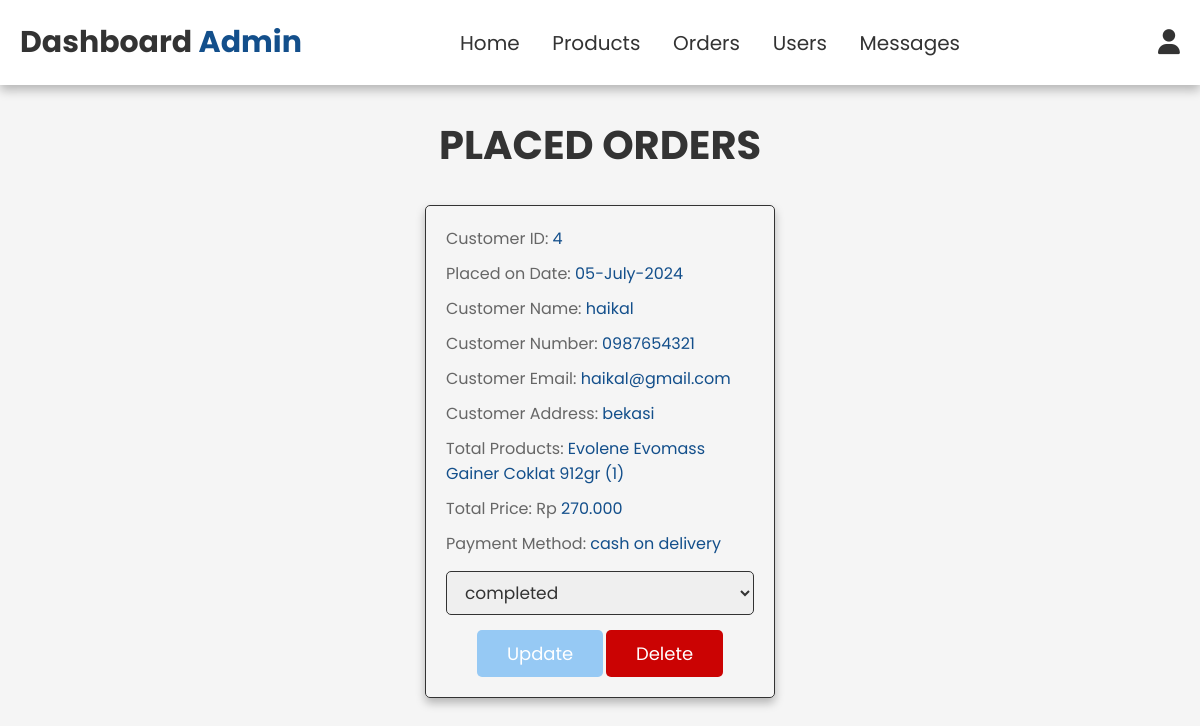
The app's page /admin/admin_orders.php (signed in), older data.
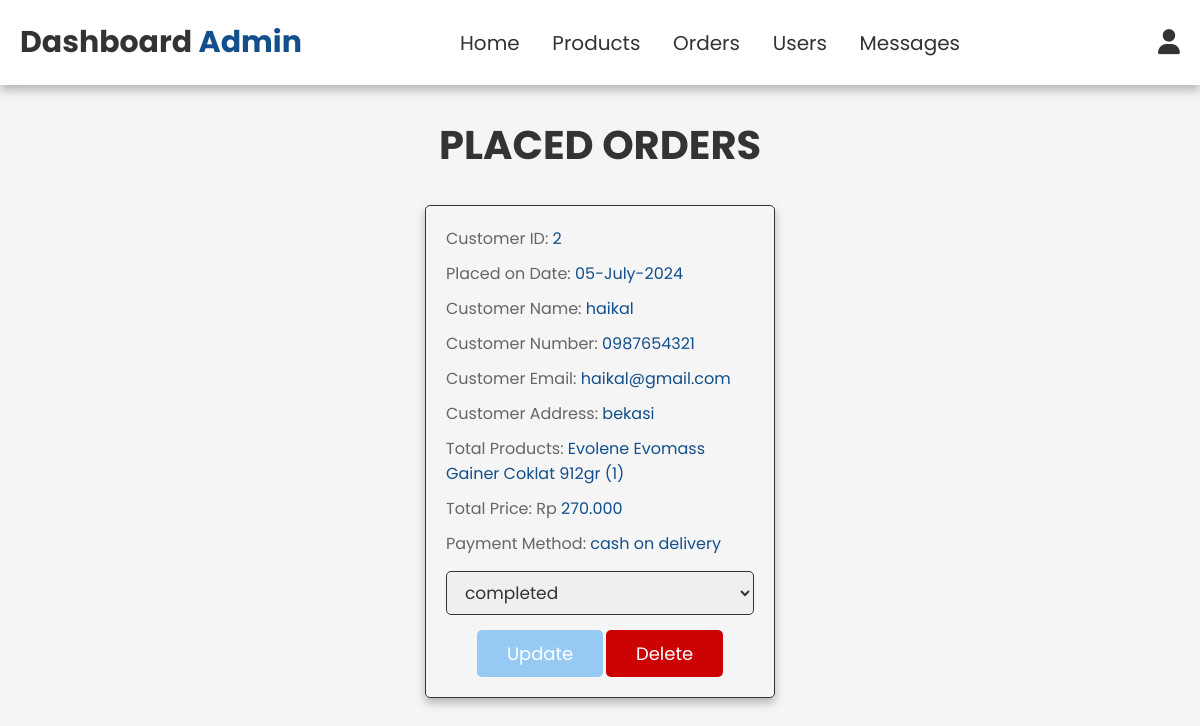
The same page, newer data.
### tables this page shows
CREATE TABLE `orders` (
  `id` int(5) NOT NULL,
  `customer_id` int(10) NOT NULL,
  `name` varchar(25) NOT NULL,
  `number` varchar(14) NOT NULL,
  `email` varchar(30) NOT NULL,
  `method` varchar(35) NOT NULL,
  `address` varchar(50) NOT NULL,
  `total_products` varchar(1000) NOT NULL,
  `total_price` int(200) NOT NULL,
  `placed_on_date` varchar(50) NOT NULL,
  `payment_status` varchar(20) NOT NULL DEFAULT 'pending'
);

### admin/admin_orders.php (the view, shortened to what this page needs)
<?php
    include_once('../config/config.php');
?>
<!DOCTYPE html>
<html lang="en">
    <head>
        <link rel="stylesheet" href="https://cdnjs.cloudflare.com/ajax/libs/font-awesome/6.5.2/css/all.min.css">
        <link rel="stylesheet" href="../css/admin_style.css?v=<?php echo time(); ?>">
    </head>
    <body>
    <?php include './admin_header.php'; ?>
    <section class="placed-orders">
        <h1 class="title">placed orders</h1>
            <div class="box-container">
                <?php
                $sql_select_orders = mysqli_query($conn, "SELECT * FROM orders") or die('Query Failed');
                if(mysqli_num_rows($sql_select_orders) > 0){
                    while($fetch_orders = mysqli_fetch_assoc($sql_select_orders)){
                ?>
                <div class="box">
                    <p>Customer ID: <span><?php echo $fetch_orders['customer_id'] ?></span></p>
                    <p>Placed on Date: <span><?php echo $fetch_orders['placed_on_date'] ?></span></p>
                    <p>Customer Name: <span><?php echo $fetch_orders['name'] ?></span></p>
                    <p>Customer Number: <span><?php echo $fetch_orders['number'] ?></span></p>
                    <p>Customer Email: <span><?php echo $fetch_orders['email'] ?></span></p>
                    <p>Customer Address: <span><?php echo $fetch_orders['address'] ?></span></p>
                    <p>Total Products: <span><?php echo $fetch_orders['total_products'] ?></span></p>
                    <p>Total Price: Rp <span><?php echo number_format($fetch_orders['total_price'], 0, ',', '.') ?></span></p>
                    <p>Payment Method: <span><?php echo $fetch_orders['method'] ?></span></p>
                    <form action="" method="post">
                        <select name="update_payment">
                            <option selected><?php echo $fetch_orders['payment_status'] ?></option>
                        </select>
                        <input type="submit" name="update_order" value="update" class="option-btn">
                        <a href="admin_orders.php?delete=<?php echo $fetch_orders['id'] ?>" class="delete-btn" onclick="return confirm('Are you sure you want to delete this order');">delete</a>
                    </form>
                </div>
                <?php
                    }
                }
                else{
                    echo '<p class="empty">No orders placed yet!</p>';
                }
                ?>
            </div>
    </section>
    </body>
</html>

Row changes from the older to the newer data that the page shows:
changed orders "haikal": customer "4" → "2"
